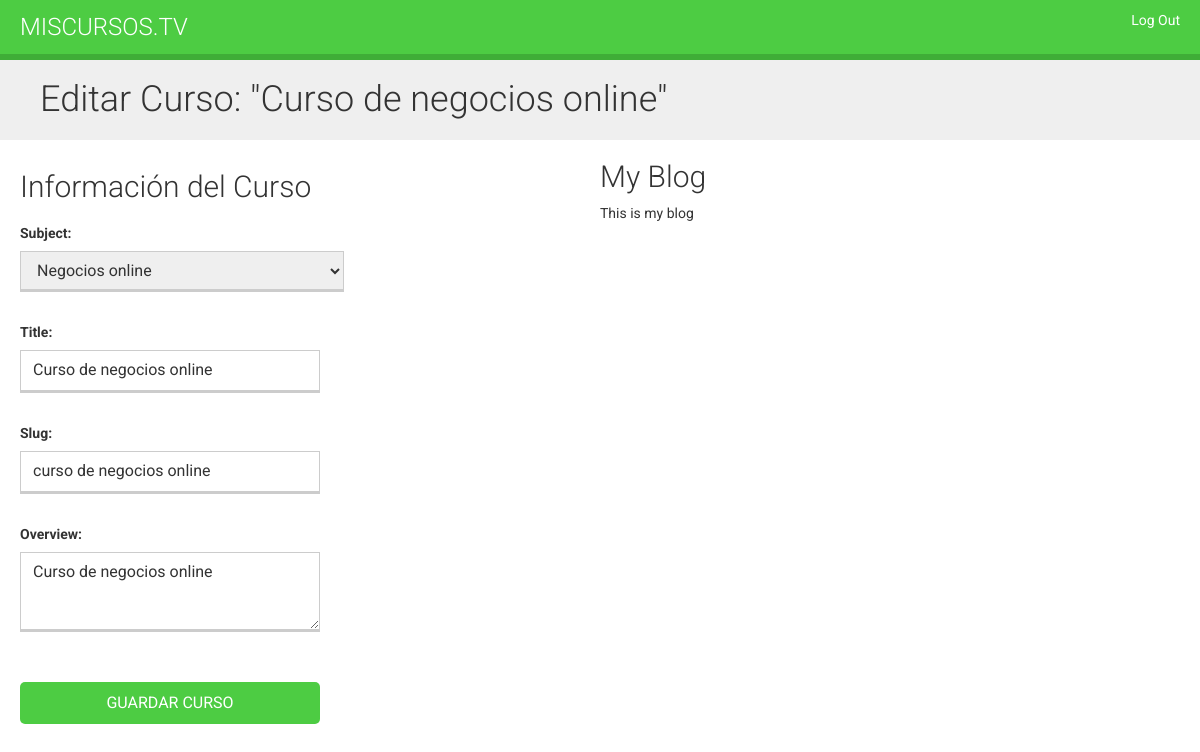
The page /course/10/edit/ (signed in) on the database its author committed.
### elearning/models.py (models this page shows, shortened)
class Course(models.Model):
    owner = models.ForeignKey(User, related_name='courses_created', on_delete=models.CASCADE)
    subject = models.ForeignKey(Subject, related_name='courses', on_delete=models.CASCADE)
    title = models.CharField(max_length=200)
    slug = models.CharField(max_length=200, unique=True)
    overview = models.TextField()
    created = models.DateTimeField(auto_now_add=True)
    class Meta:
        ordering = ['-created']

class Subject(models.Model):
    title = models.CharField(max_length=200)
    slug = models.SlugField(max_length=200, unique=True)
    class Meta:
        ordering = ['title']
    def __str__(self):
        return self.title

### elearning/views.py (the view)
# urls.py: path('<pk>/edit/', views.CourseUpdateView.as_view(), name='course_edit'),
class CourseUpdateView(OwnerCourseEditMixin, UpdateView):
    permission_required = 'courses.change_course'

### elearning/views.py (called while the page is built)
    def get_queryset(self):
        qs = super().get_queryset()
        return qs.filter(owner=self.request.user)

### elearning/templates/manage/course/form.html (shortened to what this page needs)
{% extends 'base.html' %}
{% load static %}
{% block css %}<link rel="stylesheet" href="{% static 'css/base.css' %}"> {% endblock %}
{% block content %}
    <h1>
        {% if object %}
            Editar Curso: "{{ object.title }}"
        {% else %}
            Crear un nuevo curso
        {% endif %}
    </h1>
    <div class="module">
        <h2>Información del Curso</h2>
        <form method="post">
            {{ form.as_p }}
            <p><input type="submit" value="Guardar Curso"></p>
        </form>
    </div>
{% endblock %}

### static/css/base.css (style rules this page uses)
body { margin:0; font-family:'Roboto', sans-serif; font-weight:400; color:#333; }
h1, h2, h3, h4, h5, h6 { font-family:'Roboto', sans-serif; font-weight:300; }
h1 { background:#efefef; width:100%; overflow:auto; padding:20px 0 20px 40px; margin:0; }
.module { padding:10px 20px; float:left; width:600px; }
.module p { margin:10px 0 20px; width:100%; float:left; }
form p { overflow:auto; }
label { float:left; clear:both; margin:0 0 8px 0; }
input, select, textarea { border:1px solid #ccc; border-bottom:3px solid #ccc; padding:8px 12px; font-size:16px; font-family:'Roboto', sans-serif; float:left; clear:both; width:300px; }
textarea { height:80px; }
select { width:324px; }
input[type=submit], a.button { border-radius:5px; background:#4dcc43; color:#fff; font-size:16px; text-transform:uppercase; border:none; padding:10px 20px; margin:20px 0; }

### rows shown on the page
Course: title "Curso de negocios online", subject "Negocios online", slug "curso de negocios online", overview "Curso de negocios online"
Subject: title "Curso de negocios online"
